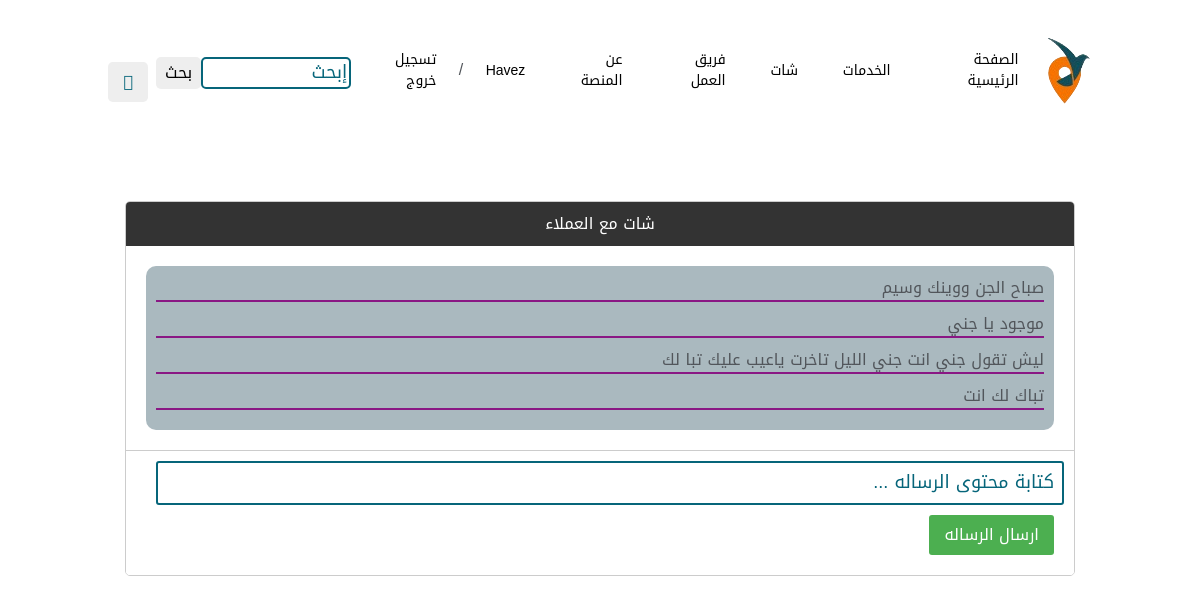
The page /chat_m.php?beneficiary_id=1 (signed in) on the database its author committed.
### tables this page shows
CREATE TABLE `chat` (
  `id` int(11) NOT NULL,
  `beneficiary_id` int(11) NOT NULL,
  `delivery_agent_id` int(11) NOT NULL,
  `notes` text NOT NULL
);

### chat_m.php (the view, shortened to what this page needs)
<?php
if(!isset($_SESSION['uid'])){
    header('location:login.php');
    exit();
}else{
    include "db_conn.php";
    include 'master.php';
    if (isset($_SESSION['delivery_id']) && isset($_GET['beneficiary_id'])) {
        $beneficiary_id = $_GET['beneficiary_id'];
        $stmt = $conn->prepare("SELECT * FROM `chat` WHERE beneficiary_id=:beneficiary_id AND delivery_agent_id=:delivery_id");
        $stmt->execute(['beneficiary_id' => $beneficiary_id, 'delivery_id' => $_SESSION['delivery_id']]);
        $results = $stmt->fetchAll(PDO::FETCH_ASSOC);
    }
    ?>
    <!DOCTYPE html>
    <html lang="en">
    <head>
    </head>
    <body>
    <div style="display: flex;">
        <div class="chat-container" style="flex: 3;">
            <div class="chat-header">
                <?php
                if (isset($_SESSION['delivery_dashboard'])){
                    echo "شات مع العملاء";
                } else {
                    echo "شات مع المندوبين";
                }
                ?>
            </div>
            <form action="chat_m.php" method="post">
                <div class="chat-messages" id="chat-messages">
                    <div class="message" style="background-color: #aab9bf">
                        <?php
                        if ($results) {
                            foreach ($results as $row)
                            {
                                echo "<p style='margin-bottom: 10px;border-bottom: 2px solid #8a1784'>" . $row['notes'] . "</p>";
                            }
                        }
                        ?>
                    </div>
                </div>
                <div class="chat-input">
                    <input type="text" id="message-input" name="notes" placeholder="كتابة محتوى الرساله ...">
                    <button type="submit" name="submit">ارسال الرساله</button>
                </div>
            </form>
        </div>
    </div>
    </body>
    </html>
    <?php
}

### style.css (style rules this page uses)
:root { --primary: #F57300; --secondary: #34AD54; --light: #EEF9FF; --dark: #06657A; }
::placeholder { color: #06657A; font-size: 18px; font-weight: 500; }

### css/style.css (style rules this page uses)
:root { --primary: #F57300; --secondary: #34AD54; --light: #EEF9FF; --dark: #06657A; --orange: #F57300 --box-shadow:0 .5rem 1rem rgba(0, 0, 0, .1); --border: .2rem solid rgba(0, 0, 0, .1); --outline: .1rem solid rgba(0, 0, 0, .1); --outline-hover: .2rem solid var(--black); }
* { font-family: "Noto Kufi Arabic", sans-serif; margin: 0; padding: 0; box-sizing: border-box; outline: none; border: none; text-decoration: none; text-transform: capitalize; transition: all .2s linear; text-transform: capitalize; }
button[type="submit"] { background-color: #eee; color: black; border: none; padding: 3px 9px; border-radius: 5px; cursor: pointer; font-size: 16px; transition: background-color 0.3s ease; }

### round-trip-page_files/style.css (style rules this page uses)
* { padding: 0; margin: 0; box-sizing: border-box; font-family: "Noto Kufi Arabic", sans-serif !important; }
:root { --primary: #F57300; --secondary: #34AD54; --light: #EEF9FF; --dark: #06657A; --main-color: #06657a; }
html { scroll-behavior: smooth; }
body { font-family: "Heebo",sans-serif; }

### Add the trip_files/style.css (style rules this page uses)
* { padding: 0; margin: 0; box-sizing: border-box; font-family: "Noto Kufi Arabic", sans-serif !important; }
:root { --primary: #F57300; --secondary: #34AD54; --light: #EEF9FF; --dark: #06657A; --main-color: #06657a; }
html { scroll-behavior: smooth; }
body { font-family: "Heebo",sans-serif; }
input, select { border: 2px solid #06657a !important; padding: 4px 4px; }

### detail of the trip page_files/style.css (style rules this page uses)
* { font-family: "Noto Kufi Arabic", sans-serif !important; }
input, select { border: 2px solid #06657a; border-radius: 15px; padding: 4px 4px; }

### include/head.php (style rules this page uses)
input[type="text"], select { width: 100%; border: 1px solid #ccc; border-radius: 5px; }

### chat_m.php (style rules this page uses)
.chat-container { margin: 201px auto; max-width: 950px; border: 1px solid #ccc; border-radius: 5px; overflow: hidden; }
.chat-header { background-color: #333; color: #fff; padding: 10px; text-align: center; }
.chat-messages { padding: 10px; overflow-y: auto; max-height: 300px; }
.message { margin-bottom: 10px; }
.chat-input { padding: 10px; background-color: #fff; border-top: 1px solid #ccc; }
.chat-input input[type="text"] { width: calc(100% - 20px); padding: 8px; border: 1px solid #ccc; border-radius: 3px; }
.chat-input button { margin:10px ; padding: 8px 15px; background-color: #4CAF50; color: white; border: none; border-radius: 3px; cursor: pointer; }
.message { margin: 10px; padding: 10px; border-radius: 10px; clear: both; }

### rows shown on the page
chat: notes "صباح الجن ووينك وسيم"
chat: notes "موجود يا جني"
chat: notes "ليش تقول جني انت جني الليل تاخرت ياعيب عليك تبا لك"
chat: notes "تباك لك انت"

### other values the page prints
$_SESSION['uname'] "Havez"
